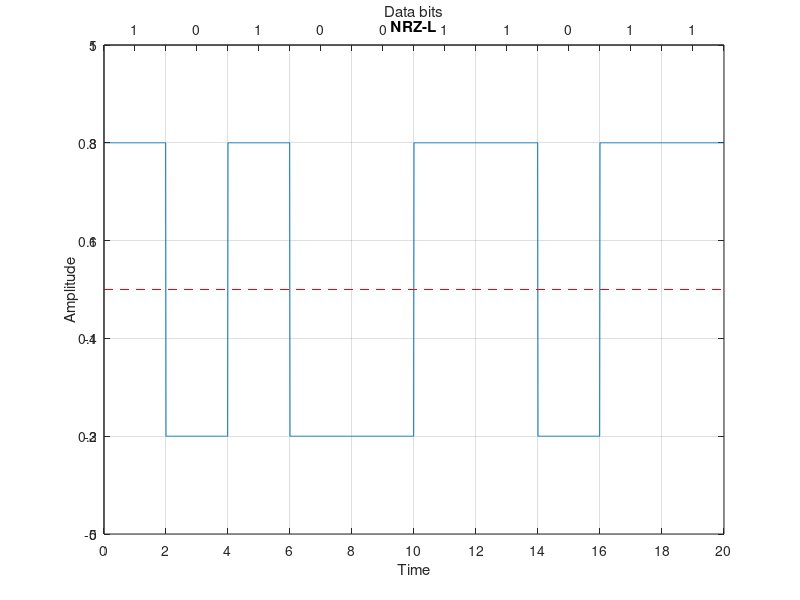

MATLAB code for this plot:
clear all;
close all;
clc;

bits = [1 0 1 0 0 1 1 0 1 1];
bit_duration = 2;

fs = 100;
Total_time = length(bits) * bit_duration;   # time needed to send whole data
t = 0: 1/fs: Total_time-(1/fs);

# sender end
for i = 1 : length(bits)
    if bits(i) == 0
      nrzl(((i-1) * bit_duration * fs) + 1 : i * bit_duration * fs) = -3;
    else
      nrzl(((i-1) * bit_duration * fs) + 1 : i * bit_duration * fs) = 3;
    endif
endfor

# ploting
plot(t, nrzl);
xticks([0: bit_duration: Total_time]);
yticks([-5: 2: 5]);
ylim([-5, 5]);
xlim([0, Total_time]);
grid on;
title("NRZ-L");
xlabel("Time");
ylabel("Amplitude");
line ([0, Total_time], [0 0], "linestyle", "--", "color", "r");

% Top axis
ax1=gca;
ax2 = axes('Position', get(ax1, 'Position'), 'Color', 'none');
set(ax2, 'XAxisLocation', 'top');
set(ax2, 'XLim', get(ax1, 'XLim'));
set(ax2, 'XTick', [bit_duration/2: bit_duration: Total_time]);
set(ax2, 'XTickLabel', bits);
set(ax2, 'XLabel', 'Data bits');

# receiver end
for i = 1 : length(nrzl)/(bit_duration * fs)
    if nrzl(((i-1) * bit_duration * fs) + 1 : i * bit_duration * fs) == (ones(1, (bit_duration * fs)) .* 3)
        rcv_data(i) = 1;
    else
        rcv_data(i) = 0;
    endif
endfor

disp(rcv_data);
